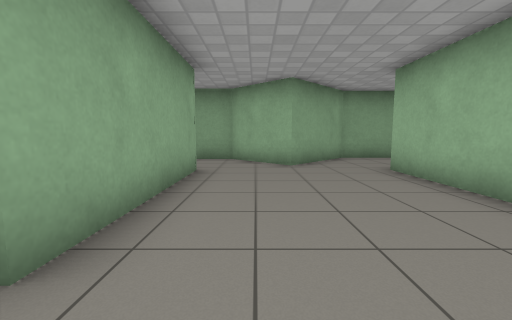
View 1 (above)

13 first-person views from a walk through a robot-simulator world made for Gazebo. The camera is 0.94 m above the floor, tilts 6° down and sees 90° across. The floor is counted in squares, 1 m on a side. Each view is taken from the middle of a square. On the plan, view 1 faces up. The plan holds only what a view shows up to about 10 squares ahead; the rest is blank. Gazebo's built-in surfaces are drawn with simple patterns.

View 2
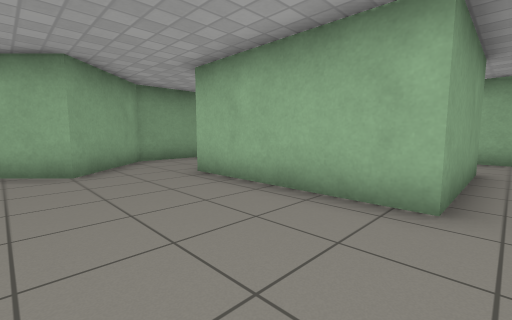

View 3
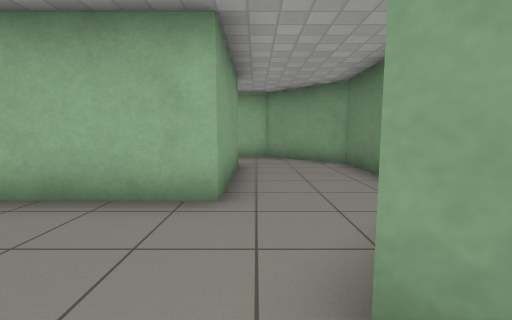

View 4
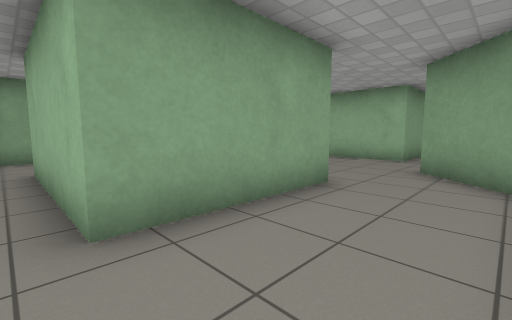

View 5
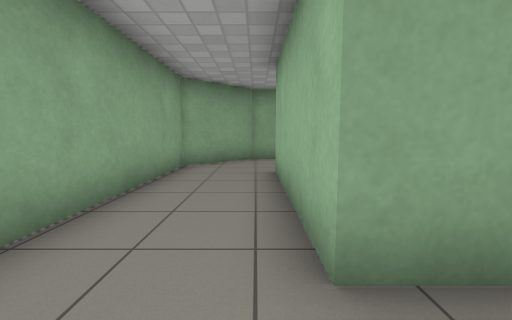

View 6
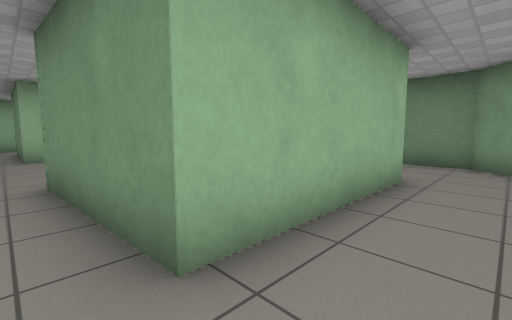

View 7
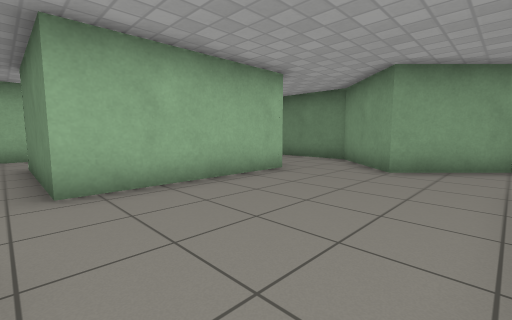

View 8
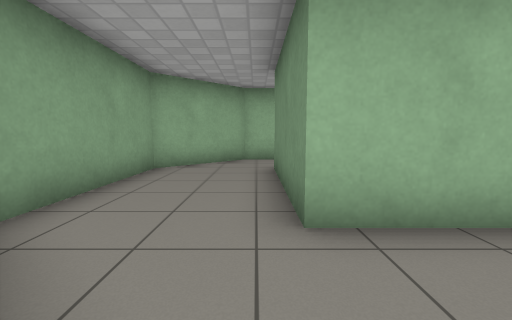

View 9
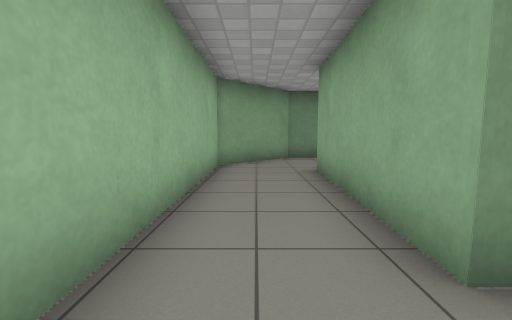

View 10
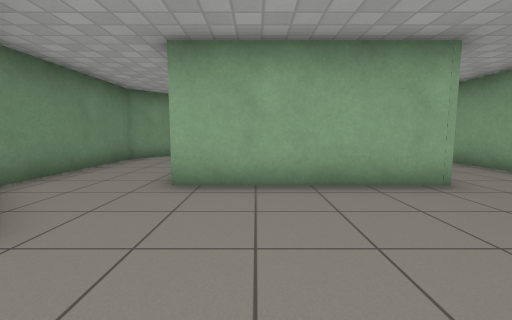

View 11
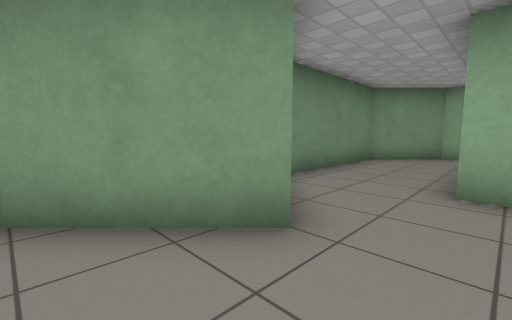

View 12
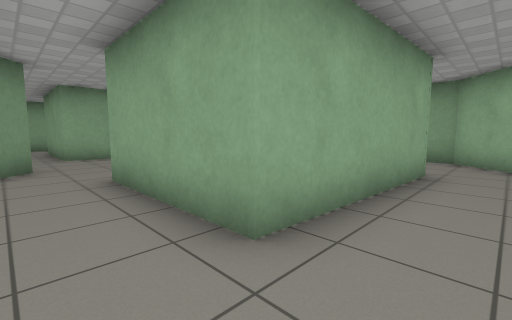

View 13
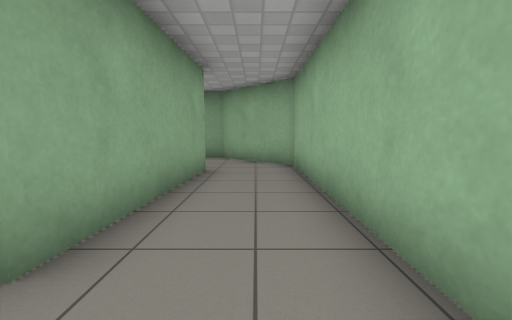

### Floor plan
Points are (right, up) in squares from view 1. A wall is a line through its corners. A room is listed if a view was taken in it or the views show most of it. See-through windows are left out.
Room 1 (views 1, 2, 3, 4, 5, 6, 7, 8, 9, 10, 11, 12, 13)
walls: (-1.5, 1.5) (-5.5, 1.5) (-5.5, 6.2) (-1.5, 6.5) (-1.5, 1.5); (3.5, 1.5) (3.5, 6.5) (7.7, 6.5) (7.4, 1.5) (3.5, 1.5); (-1.1, -1.6) (1, 0.5) (3.3, -1.7) (7.8, -1.7) (10.1, 0.6) (10.1, 7.4) (7.8, 9.7) (3.3, 9.7) (1, 7.4) (-0.8, 9.3) (-6.1, 9.3) (-8.1, 7.3) (-8.1, 0.2) (-6.3, -1.5) (-1.4, -1.5)

Where each view was taken, in squares from view 1:
view 1: 0 up, 0 right, facing up
view 2: 1 up, 0 right, facing up-right
view 3: 1 up, 0 right, facing right
view 4: 1 down, 6 left, facing up-right
view 5: 0 up, 6 left, facing up
view 6: 7 up, 7 left, facing down-right
view 7: 7 up, 1 left, facing down-right
view 8: 7 up, 1 right, facing right
view 9: 8 up, 9 right, facing down
view 10: 3 up, 3 right, facing left
view 11: 2 up, 3 right, facing down-left
view 12: 0 up, 9 right, facing up-left
view 13: 0 up, 9 right, facing up
